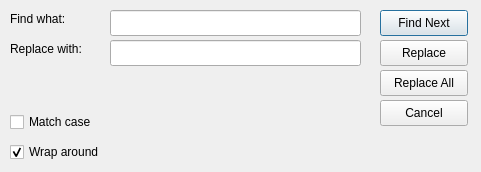
<?xml version="1.0" encoding="UTF-8"?>
<ui version="4.0">
 <class>ReplaceDialog</class>
 <widget class="QDialog" name="ReplaceDialog">
  <property name="geometry">
   <rect>
    <x>0</x>
    <y>0</y>
    <width>481</width>
    <height>172</height>
   </rect>
  </property>
  <property name="windowTitle">
   <string>Replace</string>
  </property>
  <property name="windowIcon">
   <iconset resource="resources.qrc">
    <normaloff>:/new/prefix/notepad-linux-icon.png</normaloff>:/new/prefix/notepad-linux-icon.png</iconset>
  </property>
  <widget class="QLabel" name="label">
   <property name="geometry">
    <rect>
     <x>10</x>
     <y>10</y>
     <width>101</width>
     <height>18</height>
    </rect>
   </property>
   <property name="text">
    <string>Find what:</string>
   </property>
  </widget>
  <widget class="QPushButton" name="FindNextButton">
   <property name="geometry">
    <rect>
     <x>380</x>
     <y>10</y>
     <width>88</width>
     <height>26</height>
    </rect>
   </property>
   <property name="text">
    <string>Find Next</string>
   </property>
  </widget>
  <widget class="QCheckBox" name="checkWrapAround">
   <property name="geometry">
    <rect>
     <x>10</x>
     <y>140</y>
     <width>111</width>
     <height>24</height>
    </rect>
   </property>
   <property name="text">
    <string>Wrap around</string>
   </property>
   <property name="checked">
    <bool>true</bool>
   </property>
  </widget>
  <widget class="QLineEdit" name="FindWhat">
   <property name="geometry">
    <rect>
     <x>110</x>
     <y>10</y>
     <width>251</width>
     <height>26</height>
    </rect>
   </property>
  </widget>
  <widget class="QCheckBox" name="checkMatchCase">
   <property name="geometry">
    <rect>
     <x>10</x>
     <y>110</y>
     <width>101</width>
     <height>24</height>
    </rect>
   </property>
   <property name="text">
    <string>Match case</string>
   </property>
  </widget>
  <widget class="QPushButton" name="CancelButton">
   <property name="geometry">
    <rect>
     <x>380</x>
     <y>100</y>
     <width>88</width>
     <height>26</height>
    </rect>
   </property>
   <property name="text">
    <string>Cancel</string>
   </property>
  </widget>
  <widget class="QPushButton" name="ReplaceButton">
   <property name="geometry">
    <rect>
     <x>380</x>
     <y>40</y>
     <width>88</width>
     <height>26</height>
    </rect>
   </property>
   <property name="text">
    <string>Replace</string>
   </property>
  </widget>
  <widget class="QPushButton" name="ReplaceAllButton">
   <property name="geometry">
    <rect>
     <x>380</x>
     <y>70</y>
     <width>88</width>
     <height>26</height>
    </rect>
   </property>
   <property name="text">
    <string>Replace All</string>
   </property>
  </widget>
  <widget class="QLineEdit" name="ReplaceWith">
   <property name="geometry">
    <rect>
     <x>110</x>
     <y>40</y>
     <width>251</width>
     <height>26</height>
    </rect>
   </property>
  </widget>
  <widget class="QLabel" name="label_2">
   <property name="geometry">
    <rect>
     <x>10</x>
     <y>40</y>
     <width>101</width>
     <height>18</height>
    </rect>
   </property>
   <property name="text">
    <string>Replace with:</string>
   </property>
  </widget>
 </widget>
 <resources>
  <include location="resources.qrc"/>
 </resources>
 <connections/>
</ui>
